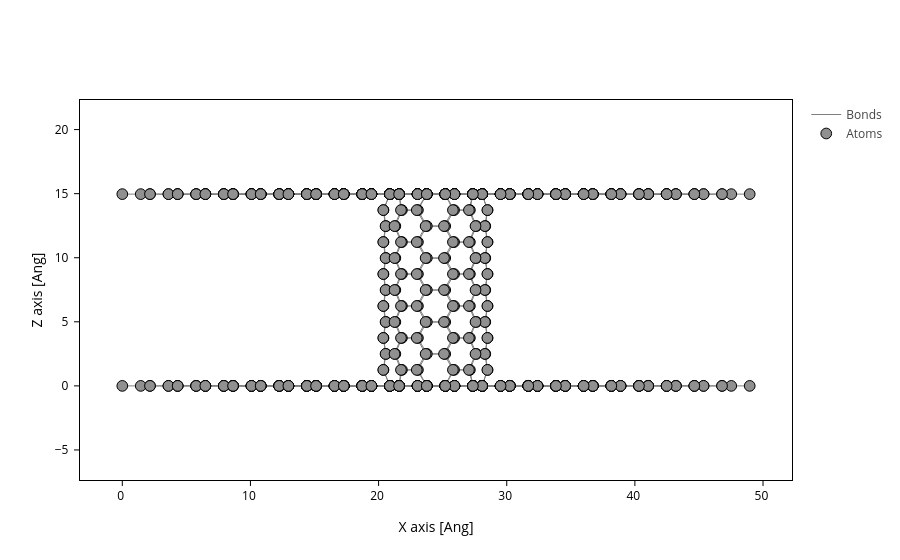

The cell this chart's notebook holds for it:
### Markdown cell above
We now read the graphene–CNT–graphene structure written to the FDF file and construct its tight-binding Hamiltonian.

The atom ordering is important and was chosen deliberately as

**bottom graphene $\rightarrow$ CNT $\rightarrow$ top graphene**.

Within each graphene block, the RSSE coupling atoms remain first. This lets us reuse the coupling self-energy calculated in Section I without an additional coordinate remapping.
We have created carbon nanotubes of **6** and **12** repetitions for you.

### Code cell
n = 12  # number of CNT repetitions: 6 or 12
device = si.Geometry.read(f"CNT/CNT{n}_device.fdf")

# The separate geometries are only used to know the size of each block
n_bottom = si.Geometry.read("CNT/gr_bot.xyz").na
n_cnt = si.Geometry.read(f"CNT/cnt_{n}.xyz").na

device.plot(axes="xz", show_cell=False)

### Figure 1 — Plotly figure (JSON) as saved in the notebook; plotly's stock layout.template omitted (floating-point values rounded to 4 significant figures; data arrays with more than 128 entries replaced by an {"elided": "..."} marker saying what was removed)
{"data": [{"line": {"color": "gray", "width": 1.0}, "meta": {}, "mode": "lines", "name": "Bonds", "opacity": 1.0, "type": "scatter", "x": {"elided": "20538 float values"}, "y": {"elided": "20538 float values"}}, {"marker": {"color": "#909090", "line": {"color": "black", "width": 1}, "opacity": 1.0, "size": 10.72}, "meta": {}, "mode": "markers", "name": "Atoms", "opacity": 1, "type": "scatter", "x": {"elided": "684 float values"}, "y": {"elided": "684 float values"}}], "layout": {"scene": {"aspectmode": "data", "xaxis": {"title": {"text": "X axis [Ang]"}}, "yaxis": {"title": {"text": "Z axis [Ang]"}}}, "xaxis": {"scaleanchor": "y", "scaleratio": 1, "title": {"text": "X axis [Ang]"}}, "yaxis": {"title": {"text": "Z axis [Ang]"}}}}
